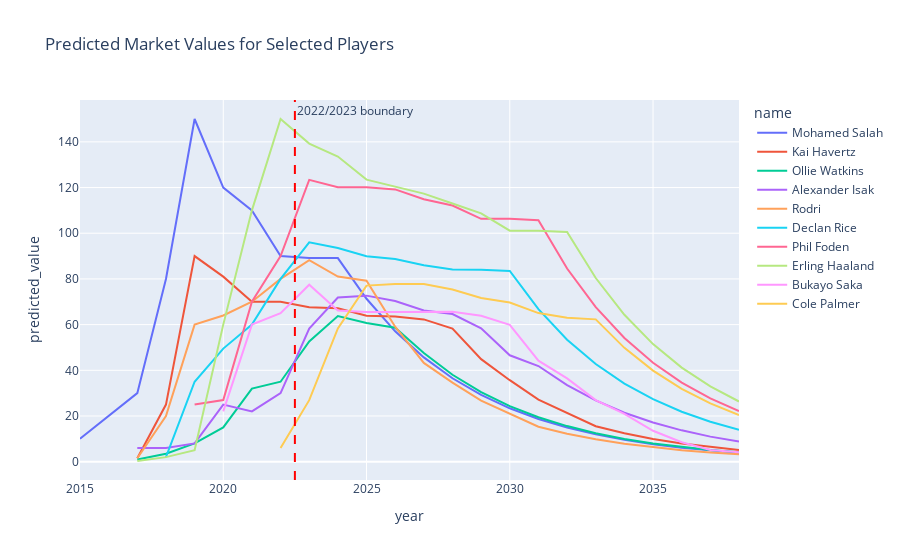

The notebook cell this image was saved under:
### Code cell
plot_player_value_trends(
    pdf_train, merged_capped,
    top_year=2025,
    top_n=10
)

### Figure 1 — Plotly figure (JSON) as saved in the notebook; plotly's stock layout.template omitted (floating-point values rounded to 4 significant figures)
{"data": [{"customdata": [[22], [23], [24], [25], [27], [27], [28], [30], [30], [31], [32], [33], [34], [35], [36], [37], [38], [39], [40], [41], [42], [43], [44], [45]], "hovertemplate": "name=Mohamed Salah<br>year=%{x}<br>predicted_value=%{y}<br>age=%{customdata[0]}<extra></extra>", "legendgroup": "Mohamed Salah", "line": {"color": "#636efa", "dash": "solid"}, "marker": {"symbol": "circle"}, "mode": "lines", "name": "Mohamed Salah", "orientation": "v", "showlegend": true, "type": "scatter", "x": [2015, 2016, 2017, 2018, 2019, 2020, 2021, 2022, 2023, 2024, 2025, 2026, 2027, 2028, 2029, 2030, 2031, 2032, 2033, 2034, 2035, 2036, 2037, 2038], "xaxis": "x", "y": [10, 20, 30, 80, 150, 120, 110, 90, 89.14, 89.14, 71.31, 57.05, 45.64, 36.51, 29.21, 23.37, 18.69, 14.95, 11.96, 9.571, 7.657, 6.125, 4.9, 3.92], "yaxis": "y"}, {"customdata": [[17], [18], [19], [20], [21], [23], [23], [24], [25], [26], [27], [28], [29], [30], [31], [32], [33], [34], [35], [36], [37], [38]], "hovertemplate": "name=Kai Havertz<br>year=%{x}<br>predicted_value=%{y}<br>age=%{customdata[0]}<extra></extra>", "legendgroup": "Kai Havertz", "line": {"color": "#EF553B", "dash": "solid"}, "marker": {"symbol": "circle"}, "mode": "lines", "name": "Kai Havertz", "orientation": "v", "showlegend": true, "type": "scatter", "x": [2017, 2018, 2019, 2020, 2021, 2022, 2023, 2024, 2025, 2026, 2027, 2028, 2029, 2030, 2031, 2032, 2033, 2034, 2035, 2036, 2037, 2038], "xaxis": "x", "y": [1.5, 25, 90, 81, 70, 70, 67.65, 67.13, 63.91, 63.5, 62.29, 58.29, 44.87, 35.67, 27.14, 21.25, 15.53, 12.43, 9.941, 7.953, 6.362, 5.09], "yaxis": "y"}, {"customdata": [[21], [22], [23], [24], [25], [26], [27], [28], [29], [30], [31], [32], [33], [34], [35], [36], [37], [38], [39], [40], [41], [42]], "hovertemplate": "name=Ollie Watkins<br>year=%{x}<br>predicted_value=%{y}<br>age=%{customdata[0]}<extra></extra>", "legendgroup": "Ollie Watkins", "line": {"color": "#00cc96", "dash": "solid"}, "marker": {"symbol": "circle"}, "mode": "lines", "name": "Ollie Watkins", "orientation": "v", "showlegend": true, "type": "scatter", "x": [2017, 2018, 2019, 2020, 2021, 2022, 2023, 2024, 2025, 2026, 2027, 2028, 2029, 2030, 2031, 2032, 2033, 2034, 2035, 2036, 2037, 2038], "xaxis": "x", "y": [1, 3.5, 8, 15, 32, 35, 52.66, 63.72, 60.71, 58.62, 47.55, 38.04, 30.43, 24.35, 19.48, 15.58, 12.47, 9.972, 7.978, 6.382, 5.106, 4.085], "yaxis": "y"}, {"customdata": [[17], [18], [19], [20], [21], [22], [23], [24], [25], [26], [27], [28], [29], [30], [31], [32], [33], [34], [35], [36], [37], [38]], "hovertemplate": "name=Alexander Isak<br>year=%{x}<br>predicted_value=%{y}<br>age=%{customdata[0]}<extra></extra>", "legendgroup": "Alexander Isak", "line": {"color": "#ab63fa", "dash": "solid"}, "marker": {"symbol": "circle"}, "mode": "lines", "name": "Alexander Isak", "orientation": "v", "showlegend": true, "type": "scatter", "x": [2017, 2018, 2019, 2020, 2021, 2022, 2023, 2024, 2025, 2026, 2027, 2028, 2029, 2030, 2031, 2032, 2033, 2034, 2035, 2036, 2037, 2038], "xaxis": "x", "y": [6, 6, 8, 25, 22, 30, 58.23, 71.85, 72.68, 70.33, 66.19, 64.63, 58.37, 46.57, 41.87, 33.49, 26.8, 21.44, 17.15, 13.72, 10.98, 8.78], "yaxis": "y"}, {"customdata": [[20], [21], [22], [23], [24], [25], [27], [28], [29], [30], [31], [32], [33], [34], [35], [36], [37], [38], [39], [40], [41], [42]], "hovertemplate": "name=Rodri<br>year=%{x}<br>predicted_value=%{y}<br>age=%{customdata[0]}<extra></extra>", "legendgroup": "Rodri", "line": {"color": "#FFA15A", "dash": "solid"}, "marker": {"symbol": "circle"}, "mode": "lines", "name": "Rodri", "orientation": "v", "showlegend": true, "type": "scatter", "x": [2017, 2018, 2019, 2020, 2021, 2022, 2023, 2024, 2025, 2026, 2027, 2028, 2029, 2030, 2031, 2032, 2033, 2034, 2035, 2036, 2037, 2038], "xaxis": "x", "y": [1.5, 20, 60, 64, 70, 80, 88.22, 81.05, 79.24, 59.07, 43.24, 34.59, 26.73, 20.92, 15.3, 12.24, 9.794, 7.835, 6.268, 5.015, 4.012, 3.209], "yaxis": "y"}, {"customdata": [[18], [20], [21], [22], [23], [24], [25], [26], [27], [28], [29], [30], [31], [32], [33], [34], [35], [36], [37], [38], [39]], "hovertemplate": "name=Declan Rice<br>year=%{x}<br>predicted_value=%{y}<br>age=%{customdata[0]}<extra></extra>", "legendgroup": "Declan Rice", "line": {"color": "#19d3f3", "dash": "solid"}, "marker": {"symbol": "circle"}, "mode": "lines", "name": "Declan Rice", "orientation": "v", "showlegend": true, "type": "scatter", "x": [2018, 2019, 2020, 2021, 2022, 2023, 2024, 2025, 2026, 2027, 2028, 2029, 2030, 2031, 2032, 2033, 2034, 2035, 2036, 2037, 2038], "xaxis": "x", "y": [2, 35, 49.5, 60, 80, 96.03, 93.52, 89.89, 88.68, 85.95, 84.13, 84.06, 83.47, 66.77, 53.42, 42.73, 34.19, 27.35, 21.88, 17.5, 14.0], "yaxis": "y"}, {"customdata": [[18], [19], [20], [21], [23], [24], [25], [26], [27], [28], [29], [30], [31], [32], [33], [34], [35], [36], [37], [38]], "hovertemplate": "name=Phil Foden<br>year=%{x}<br>predicted_value=%{y}<br>age=%{customdata[0]}<extra></extra>", "legendgroup": "Phil Foden", "line": {"color": "#FF6692", "dash": "solid"}, "marker": {"symbol": "circle"}, "mode": "lines", "name": "Phil Foden", "orientation": "v", "showlegend": true, "type": "scatter", "x": [2019, 2020, 2021, 2022, 2023, 2024, 2025, 2026, 2027, 2028, 2029, 2030, 2031, 2032, 2033, 2034, 2035, 2036, 2037, 2038], "xaxis": "x", "y": [25, 27, 70, 90, 123.4, 120.1, 120.1, 119.2, 114.9, 112.1, 106.3, 106.3, 105.7, 84.56, 67.65, 54.12, 43.3, 34.64, 27.71, 22.17], "yaxis": "y"}, {"customdata": [[17], [18], [18], [19], [20], [21], [22], [23], [24], [25], [26], [27], [28], [29], [30], [31], [32], [33], [34], [35], [36], [37]], "hovertemplate": "name=Erling Haaland<br>year=%{x}<br>predicted_value=%{y}<br>age=%{customdata[0]}<extra></extra>", "legendgroup": "Erling Haaland", "line": {"color": "#B6E880", "dash": "solid"}, "marker": {"symbol": "circle"}, "mode": "lines", "name": "Erling Haaland", "orientation": "v", "showlegend": true, "type": "scatter", "x": [2017, 2018, 2019, 2020, 2021, 2022, 2023, 2024, 2025, 2026, 2027, 2028, 2029, 2030, 2031, 2032, 2033, 2034, 2035, 2036, 2037, 2038], "xaxis": "x", "y": [0.3, 2, 5, 60, 110, 150, 139.2, 133.6, 123.5, 120.3, 117.4, 113.0, 108.7, 101.1, 101.1, 100.5, 80.4, 64.32, 51.46, 41.17, 32.93, 26.35], "yaxis": "y"}, {"customdata": [[18], [19], [20], [21], [22], [23], [24], [25], [26], [27], [28], [29], [30], [31], [32], [33], [34], [35], [36]], "hovertemplate": "name=Bukayo Saka<br>year=%{x}<br>predicted_value=%{y}<br>age=%{customdata[0]}<extra></extra>", "legendgroup": "Bukayo Saka", "line": {"color": "#FF97FF", "dash": "solid"}, "marker": {"symbol": "circle"}, "mode": "lines", "name": "Bukayo Saka", "orientation": "v", "showlegend": true, "type": "scatter", "x": [2020, 2021, 2022, 2023, 2024, 2025, 2026, 2027, 2028, 2029, 2030, 2031, 2032, 2033, 2034, 2035, 2036, 2037, 2038], "xaxis": "x", "y": [22, 60, 65, 77.45, 66.22, 65.47, 65.47, 65.47, 65.62, 63.89, 59.89, 44.21, 36.43, 26.97, 20.94, 13.53, 8.522, 5.124, 4.1], "yaxis": "y"}, {"customdata": [[20], [21], [22], [23], [24], [25], [26], [27], [28], [29], [30], [31], [32], [33], [34], [35], [36]], "hovertemplate": "name=Cole Palmer<br>year=%{x}<br>predicted_value=%{y}<br>age=%{customdata[0]}<extra></extra>", "legendgroup": "Cole Palmer", "line": {"color": "#FECB52", "dash": "solid"}, "marker": {"symbol": "circle"}, "mode": "lines", "name": "Cole Palmer", "orientation": "v", "showlegend": true, "type": "scatter", "x": [2022, 2023, 2024, 2025, 2026, 2027, 2028, 2029, 2030, 2031, 2032, 2033, 2034, 2035, 2036, 2037, 2038], "xaxis": "x", "y": [6, 26.93, 58.3, 77.08, 77.72, 77.72, 75.37, 71.63, 69.67, 65.04, 62.95, 62.29, 49.83, 39.87, 31.89, 25.51, 20.41], "yaxis": "y"}], "layout": {"annotations": [{"showarrow": false, "text": "2022/2023 boundary", "x": 2022.0, "xanchor": "left", "xref": "x", "y": 1, "yanchor": "top", "yref": "y domain"}], "legend": {"title": {"text": "name"}, "tracegroupgap": 0}, "shapes": [{"line": {"color": "red", "dash": "dash"}, "type": "line", "x0": 2022.0, "x1": 2022.0, "xref": "x", "y0": 0, "y1": 1, "yref": "y domain"}], "title": {"text": "Predicted Market Values for Selected Players"}, "xaxis": {"anchor": "y", "domain": [0, 1], "title": {"text": "year"}}, "yaxis": {"anchor": "x", "domain": [0, 1], "title": {"text": "predicted_value"}}}}
